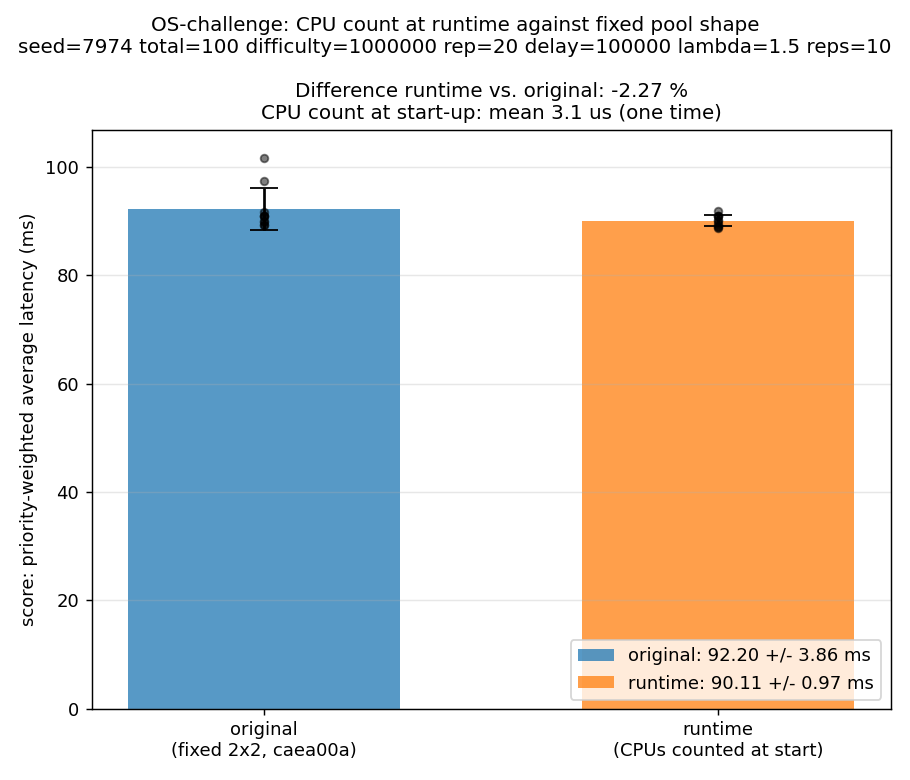

This chart was generated by the following Python code:
#!/usr/bin/env python3
"""
Compare the original server with the server that counts the CPUs at runtime.

Both servers use the same pool shape on the 4-CPU server VM (2 masters with
2 threads each). The only difference is how the shape is set:
    original  WORKERS_TOTAL and MASTER_COUNT are fixed in worker_pool.h
              (the code at --baseline-ref, default individual-server-setup-lasse).
    runtime   The server counts the CPUs when it starts (the code on this branch).

The script copies the original code into analysis/build_original/ with
"git archive". The server VM sees this directory through the shared folder, so
it can build and start both servers. The script builds each server one time.
Then it runs the client against the two servers in turns (original, runtime,
runtime, original, ...), so that a slow change on the VMs has the same effect
on both servers.

The workload is small, so that a full test takes a few minutes. Each run
starts a new server, thus the repeat-cache is empty at the start of each run.

Example:
    python3 analysis/core_count_test.py --reps 10
"""

import argparse
import csv
import os
import re
import shutil
import subprocess
import sys
import time

import numpy as np
import matplotlib
matplotlib.use("Agg")
import matplotlib.pyplot as plt


# The last line of the client output is "Results: <reliability> <score>".
#   reliability = percentage of correct answers (for example 100.00).
#   score = priority-weighted average latency in microseconds (lower is better).
RESULTS_RE = re.compile(r"Results:\s*(\d+(?:\.\d+)?)\s+(\d+)")
# Line that the runtime server writes to stderr when it starts, for example:
# "worker_pool: threads=4 (counted at runtime, 1625 ns) masters=2 group_sizes=2,2"
POOL_RE = re.compile(r"worker_pool: threads=(\d+) \(([^,]+), (\d+) ns\) "
                     r"masters=(\d+) group_sizes=([\d,]+)")

# Default VM addresses from the Vagrant setup.
SERVER_IP = "192.168.101.10"
REMOTE_COMMON = "/home/vagrant/os-challenge-common"
REMOTE_SCRIPTS = REMOTE_COMMON + "/analysis/remote"

REPO_ROOT = os.path.dirname(os.path.dirname(os.path.abspath(__file__)))
ORIGINAL_DIR = os.path.join("analysis", "build_original")

# (label, build directory relative to the repository root)
VARIANTS = [("original", ORIGINAL_DIR), ("runtime", ".")]


def run_local(cmd, cwd):
    # Run a command on the host.
    return subprocess.run(cmd, cwd=cwd, capture_output=True, text=True)


def vagrant_ssh(vagrant_dir, machine, remote_cmd):
    """Run one command on a VM over SSH."""
    return run_local(["vagrant", "ssh", machine, "-c", remote_cmd], cwd=vagrant_dir)


def remote_dir(rel_dir):
    # Path of a repository directory on the VMs.
    return REMOTE_COMMON if rel_dir == "." else f"{REMOTE_COMMON}/{rel_dir}"


def remote_bin_path(vagrant_dir, machine):
    # Ask the VM which binary directory to use.
    proc = vagrant_ssh(vagrant_dir, machine, f"cd {REMOTE_COMMON} && ./get-bin-path.sh")
    if proc.returncode != 0:
        sys.exit(f"Could not get the bin path on {machine}:\n{proc.stderr}")
    return proc.stdout.strip()


def export_original(ref):
    """Copy the Makefile and src/ of the original server into analysis/build_original/.

    Only these files are necessary to build the server. Remove an old copy first,
    so that no file from an earlier test stays.
    """
    target = os.path.join(REPO_ROOT, ORIGINAL_DIR)
    shutil.rmtree(target, ignore_errors=True)
    os.makedirs(target)
    archive = subprocess.run(["git", "archive", ref, "Makefile", "src"],
                             cwd=REPO_ROOT, capture_output=True)
    if archive.returncode != 0:
        sys.exit(f"git archive failed for {ref}:\n{archive.stderr.decode()}")
    untar = subprocess.run(["tar", "-x", "-C", target], input=archive.stdout,
                           capture_output=True)
    if untar.returncode != 0:
        sys.exit(f"Could not extract the original code:\n{untar.stderr.decode()}")
    commit = run_local(["git", "rev-parse", "--short", ref], cwd=REPO_ROOT).stdout.strip()
    return commit


def build_server(vagrant_dir, label, rel_dir):
    """Build one server on the server VM with the normal build flags."""
    proc = vagrant_ssh(vagrant_dir, "server",
                       f"sh {REMOTE_SCRIPTS}/srv_build_dir.sh {remote_dir(rel_dir)}")
    if "BUILD_OK" not in proc.stdout:
        sys.exit(f"Server build failed for {label}:\n{proc.stdout}\n{proc.stderr}")


def start_server(vagrant_dir, rel_dir, port):
    """Start the server in rel_dir as a detached process.

    Return the PID and the worker_pool line from the server log (None for the
    original server, which does not write this line).
    """
    proc = vagrant_ssh(vagrant_dir, "server",
                       f"sh {REMOTE_SCRIPTS}/srv_start.sh {remote_dir(rel_dir)} {port}")
    pid = None
    for line in proc.stdout.splitlines():
        if line.startswith("PID="):
            pid = line[len("PID="):].strip()
    if "LISTENING" not in proc.stdout or not pid or not pid.isdigit():
        sys.exit(f"Server did not start to listen on port {port}:\n"
                 f"{proc.stdout}\n{proc.stderr}")
    log = vagrant_ssh(vagrant_dir, "server", "cat /tmp/server.log").stdout
    match = POOL_RE.search(log)
    return pid, match


def stop_server(vagrant_dir, pid, port):
    """Stop the server. Make sure that the port is free before the next run."""
    proc = vagrant_ssh(vagrant_dir, "server", f"sh {REMOTE_SCRIPTS}/srv_stop.sh {port} {pid}")
    if "PORT_FREE" not in proc.stdout:
        sys.exit(f"Server on port {port} did not stop.\n{proc.stdout}")


def run_client(vagrant_dir, client_bin, args):
    """Run the client one time. Return (reliability, score in us), or None on failure."""
    client_cmd = (
        f"sh {REMOTE_SCRIPTS}/run_client.sh {client_bin} {SERVER_IP} "
        f"{args.port} {args.seed} {args.total} {args.start} {args.difficulty} "
        f"{args.rep} {args.delay} {args.lambda_}"
    )
    proc = vagrant_ssh(vagrant_dir, "client", client_cmd)
    if proc.returncode != 0:
        print(f"  client error:\n{proc.stdout[-500:]}\n{proc.stderr}", file=sys.stderr)
        return None
    match = RESULTS_RE.search(proc.stdout)
    if not match:
        print(f"  no Results line in client output:\n{proc.stdout[-500:]}", file=sys.stderr)
        return None
    return float(match.group(1)), int(match.group(2))


def run_order(rep):
    # Change the order in each rep: original first in even reps, runtime first in odd reps.
    return VARIANTS if rep % 2 == 0 else list(reversed(VARIANTS))


def run_test(vagrant_dir, client_bin, args, commit):
    # Run all reps and collect the results.
    rows = []
    total_reps = args.reps + (1 if args.warmup else 0)
    for rep in range(total_reps):
        is_warmup = args.warmup and rep == 0
        rep_index = rep - 1 if args.warmup else rep
        for label, rel_dir in run_order(rep):
            pid, pool = start_server(vagrant_dir, rel_dir, args.port)
            time.sleep(args.warmup_sleep)
            result = run_client(vagrant_dir, client_bin, args)
            stop_server(vagrant_dir, pid, args.port)

            pool_text = (f"threads={pool.group(1)} masters={pool.group(4)} "
                         f"groups={pool.group(5)} count={pool.group(3)} ns"
                         if pool else "fixed shape")
            if result is None:
                print(f"  {label:>8} rep {rep_index}: failed, skipped")
                continue
            reliability, score = result
            if is_warmup:
                print(f"  {label:>8} warmup: score={score} us ({pool_text}, not recorded)")
                continue
            print(f"  {label:>8} rep {rep_index}: score={score} us "
                  f"reliability={reliability} ({pool_text})")
            if label == "runtime" and pool is None:
                sys.exit("The runtime server did not write the worker_pool line. "
                         "Make sure that this branch is checked out.")
            rows.append({
                "variant": label,
                "rep": rep_index,
                "reliability": reliability,
                "score_us": score,
                "threads": pool.group(1) if pool else "",
                "masters": pool.group(4) if pool else "",
                "group_sizes": pool.group(5) if pool else "",
                "cpu_count_ns": pool.group(3) if pool else "",
                "baseline_commit": commit,
                "seed": args.seed,
                "total": args.total,
                "start": args.start,
                "difficulty": args.difficulty,
                "rep_prob": args.rep,
                "delay": args.delay,
                "lambda": args.lambda_,
                "timestamp": time.strftime("%Y-%m-%dT%H:%M:%S"),
            })
    return rows


def write_csv(rows, path):
    if not rows:
        sys.exit("No run was successful. There is no data to write.")
    with open(path, "w", newline="") as f:
        writer = csv.DictWriter(f, fieldnames=list(rows[0].keys()))
        writer.writeheader()
        writer.writerows(rows)
    print("Saved results:", path)


def make_plot(rows, args, commit):
    labels = {"original": f"original\n(fixed 2x2, {commit})",
              "runtime": "runtime\n(CPUs counted at start)"}
    colors = {"original": "tab:blue", "runtime": "tab:orange"}
    stats = {}
    for label, _ in VARIANTS:
        values = np.array([r["score_us"] / 1000.0 for r in rows if r["variant"] == label])
        stats[label] = (values, float(np.mean(values)), float(np.std(values)))

    fig, ax = plt.subplots(figsize=(7, 6))
    for i, (label, _) in enumerate(VARIANTS):
        values, mean, std = stats[label]
        ax.bar(i, mean, yerr=std, capsize=8, width=0.6, color=colors[label],
               alpha=0.75, label=f"{label}: {mean:.2f} +/- {std:.2f} ms")
        ax.scatter(np.full(len(values), i), values, s=18, color="black", alpha=0.5, zorder=3)
    ax.set_xticks(range(len(VARIANTS)))
    ax.set_xticklabels([labels[label] for label, _ in VARIANTS])
    ax.set_ylabel("score: priority-weighted average latency (ms)")
    ax.grid(True, axis="y", alpha=0.3)
    ax.legend(loc="lower right")

    base = stats["original"][1]
    new = stats["runtime"][1]
    diff = (new - base) / base * 100.0
    count_ns = [int(r["cpu_count_ns"]) for r in rows if r["variant"] == "runtime"]
    ax.set_title(f"Difference runtime vs. original: {diff:+.2f} %\n"
                 f"CPU count at start-up: mean {np.mean(count_ns) / 1000.0:.1f} us (one time)",
                 fontsize=11)

    cfg = (f"seed={args.seed} total={args.total} difficulty={args.difficulty} "
           f"rep={args.rep} delay={args.delay} lambda={args.lambda_} reps={args.reps}")
    fig.suptitle("OS-challenge: CPU count at runtime against fixed pool shape\n" + cfg,
                 fontsize=11)
    fig.tight_layout()
    fig.savefig(args.out_png, dpi=130)
    print("Saved plot:", args.out_png)

    # Print the values for the report.
    print()
    print("Summary (score in ms, lower is better):")
    for label, _ in VARIANTS:
        values, mean, std = stats[label]
        print(f"  {label:>8}: mean {mean:8.2f}  std {std:7.2f}  "
              f"min {values.min():8.2f}  max {values.max():8.2f}  runs {len(values)}")
    print(f"  difference runtime vs. original: {new - base:+.2f} ms ({diff:+.2f} %)")
    print(f"  CPU count at start-up: mean {np.mean(count_ns):.0f} ns, "
          f"max {np.max(count_ns)} ns")
    shapes = {(r["threads"], r["group_sizes"]) for r in rows if r["variant"] == "runtime"}
    print(f"  runtime shapes seen (threads, group sizes): {sorted(shapes)}")


def build_parser():
    p = argparse.ArgumentParser(
        description="Compare the original server (fixed pool shape) with the "
                    "server that counts the CPUs at runtime. The server runs "
                    "on the server VM and the client runs on the client VM. "
                    "This script runs on the host.",
        formatter_class=argparse.ArgumentDefaultsHelpFormatter,
    )
    p.add_argument("--vagrant-dir", default=os.path.join(REPO_ROOT, "arm64"),
                   help="Directory that contains the Vagrantfile for the VMs.")
    p.add_argument("--baseline-ref", default="individual-server-setup-lasse",
                   help="Git branch or commit of the original server.")
    p.add_argument("--reps", type=int, default=10,
                   help="Repetitions for each server.")
    p.add_argument("--warmup", action="store_true", default=True,
                   help="Run one warm-up rep for each server and do not record it.")
    p.add_argument("--no-warmup", dest="warmup", action="store_false",
                   help="Do not run the warm-up rep.")
    p.add_argument("--warmup-sleep", type=float, default=0.5,
                   help="Seconds to wait after the server starts and before "
                        "the client connects.")

    # Workload settings. Same seed and priority rate as run-client-test.sh, but
    # a lower difficulty and a shorter delay, so that a run takes about 10 s.
    p.add_argument("--port", type=int, default=5003)
    p.add_argument("--seed", type=int, default=7974)
    p.add_argument("--total", type=int, default=100)
    p.add_argument("--start", type=int, default=0)
    p.add_argument("--difficulty", type=int, default=1_000_000)
    p.add_argument("--rep", type=int, default=20,
                   help="Repetition probability in percent.")
    p.add_argument("--delay", type=int, default=100_000,
                   help="Delay between requests in microseconds.")
    p.add_argument("--lambda", dest="lambda_", type=float, default=1.5,
                   help="Priority rate.")

    p.add_argument("--client-bin", default=None,
                   help="Path of the client binary on the client VM. If not "
                        "set, get-bin-path.sh gives the path.")
    p.add_argument("--out-csv", default=os.path.join(REPO_ROOT, "analysis", "core_count_test.csv"))
    p.add_argument("--out-png", default=os.path.join(REPO_ROOT, "analysis", "core_count_test.png"))
    return p


def main():
    args = build_parser().parse_args()

    commit = export_original(args.baseline_ref)
    print(f"Original server: {args.baseline_ref} ({commit}), copied to {ORIGINAL_DIR}/")

    if args.client_bin:
        client_bin = args.client_bin
    else:
        client_bin = f"{REMOTE_COMMON}/{remote_bin_path(args.vagrant_dir, 'client')}/client"
    print("Client binary on client VM:", client_bin)

    for label, rel_dir in VARIANTS:
        print(f"Building {label} ...")
        build_server(args.vagrant_dir, label, rel_dir)
    print()

    rows = run_test(args.vagrant_dir, client_bin, args, commit)
    write_csv(rows, args.out_csv)
    make_plot(rows, args, commit)


if __name__ == "__main__":
    main()
